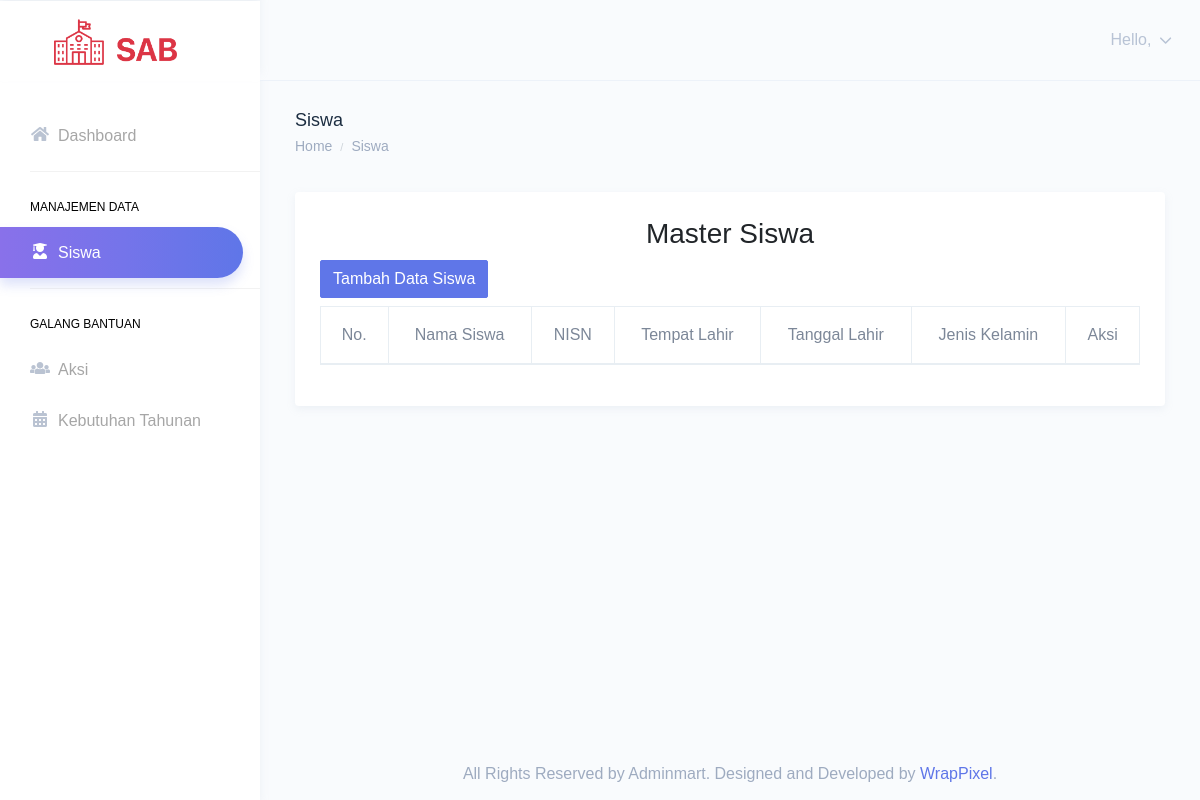
Before: /index.php/siswa with the older database file.
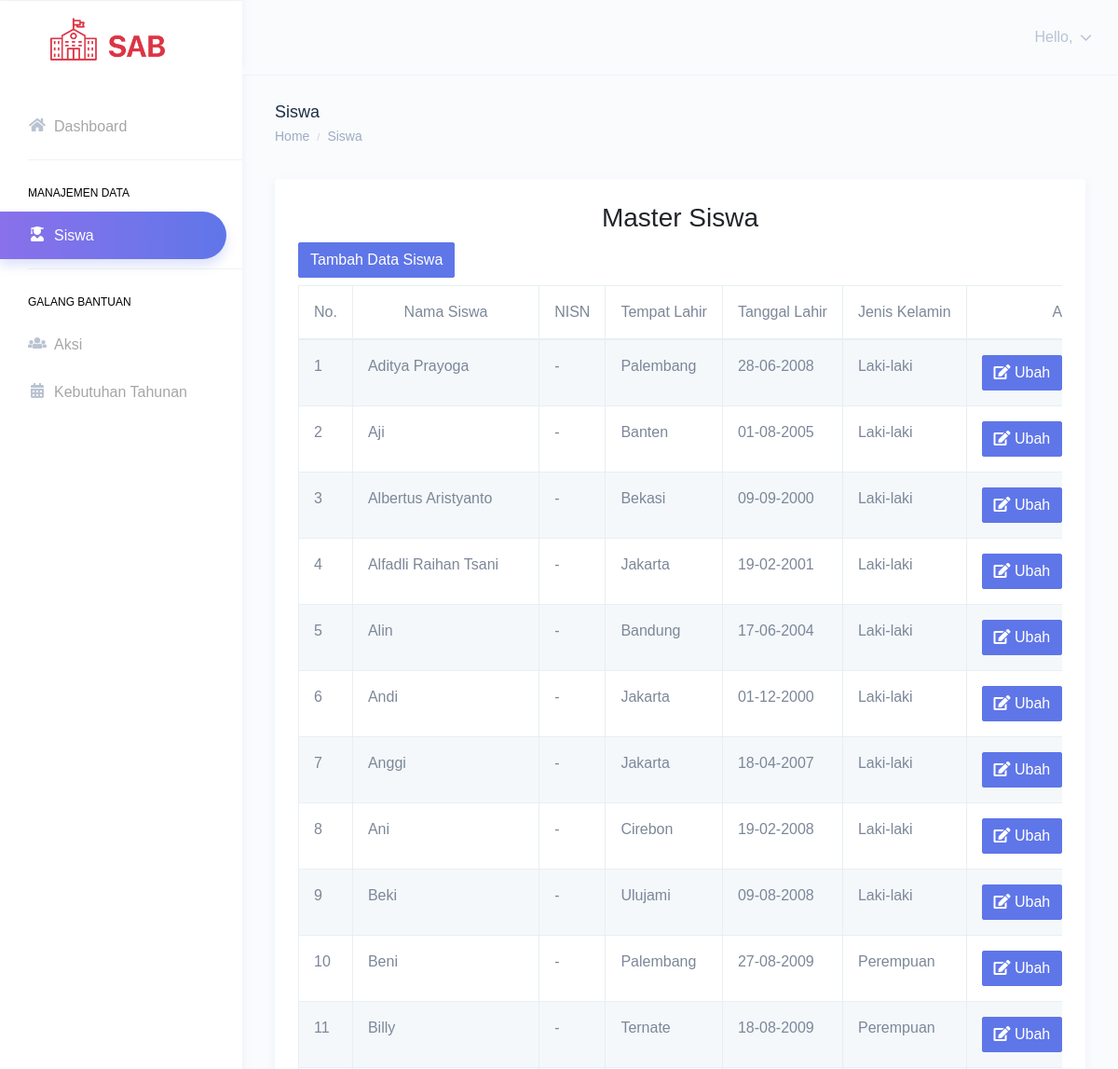
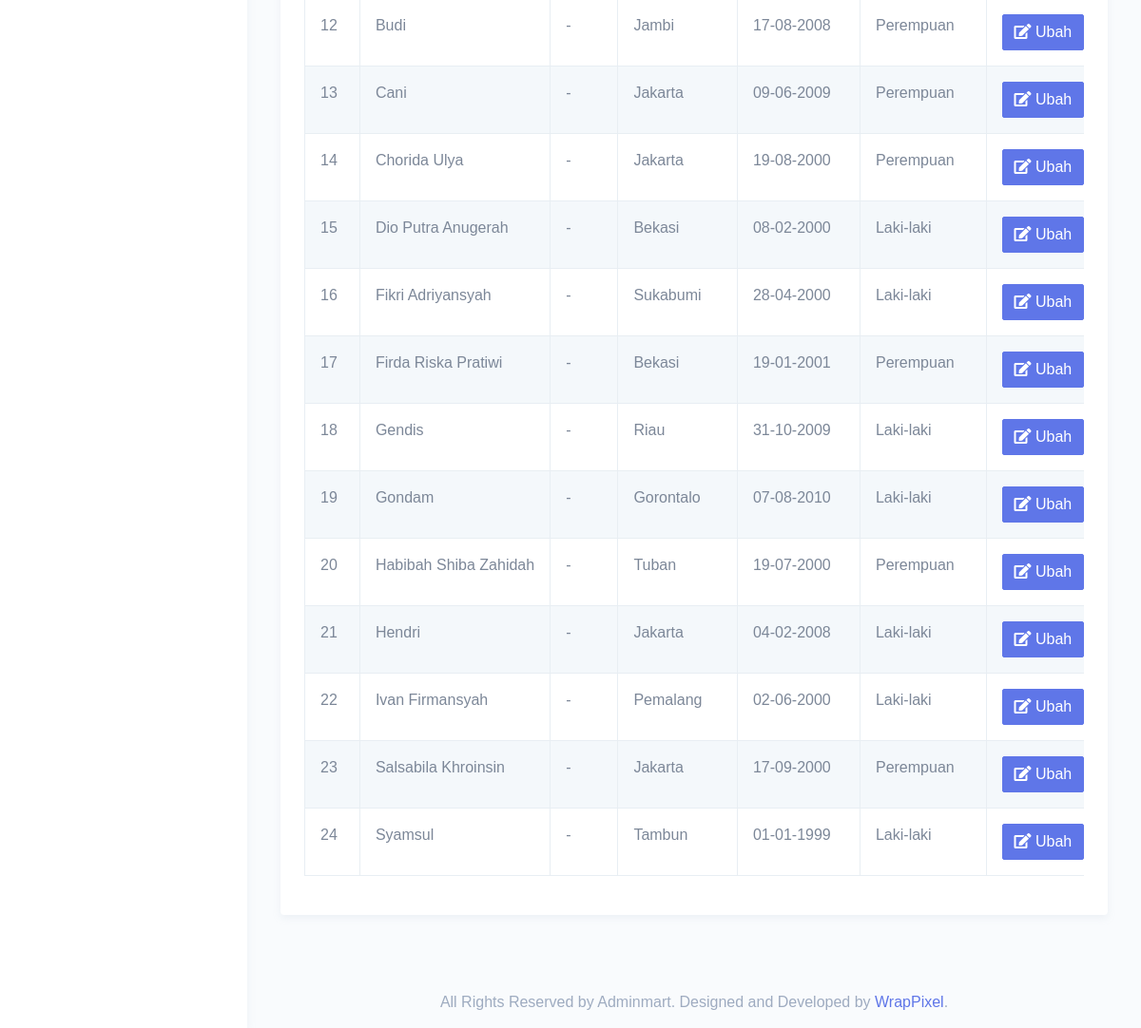
After: the same page with the newer database file (2 pictures, top to bottom).
### tables this page shows
CREATE TABLE `siswa` (
  `id_siswa` int(11) NOT NULL,
  `id_sekolah` int(11) NOT NULL,
  `nama_siswa` varchar(100) NOT NULL,
  `nisn` varchar(50) DEFAULT NULL,
  `tempat_lahir` varchar(100) NOT NULL,
  `tanggal_lahir` datetime NOT NULL DEFAULT current_timestamp(),
  `jenis_kelamin` enum('L','P') NOT NULL,
  `creaby` varchar(100) NOT NULL,
  `creadate` datetime NOT NULL DEFAULT current_timestamp(),
  `modiby` varchar(100) NOT NULL,
  `modidate` datetime NOT NULL DEFAULT current_timestamp(),
  `row_status` enum('A','D') NOT NULL
);

### application/controllers/Siswa.php (called while the page is built, shortened)
<?php
class Siswa extends CI_Controller
{
    public function __construct()
    {
        $this->load->model('siswa_model');
        $this->load->model('relawan_model');
        $this->load->model('sekolah_model');
        $this->load->library('form_validation');
    }
    private function getRelawanName()
    {
        $this->load->model('relawan_model');
        $user_id = $this->session->user_id;
        $relawan = $this->relawan_model->getRelawanByUserLoginId($user_id);
        return $relawan->nama_relawan;
    }
    public function index()
    {
        $header['title'] = 'Siswa';
        $header['name'] =  $this->getRelawanName();
        $header['active'] = true;
        $this->load->view('templates/relawan_header', $header);
        $data_siswa = $this->siswa_model->getSiswa();
        $data['siswa'] = $data_siswa;
        $this->load->view('siswa/index', $data);
        $this->load->view('templates/footer');
    }
}

### index.php (called while the page is built, shortened)
<?php
require_once BASEPATH.'core/CodeIgniter.php';

### application/models/siswa_model.php (called while the page is built, shortened)
<?php
class siswa_model extends CI_Model
{
    private $_table = "siswa";
    public function getSiswa()
    {
        $query = $this->db
            ->from($this->_table)
            ->where(['row_status' => 'A'])
            ->order_by('nama_siswa', 'asc')
            ->get();
        return $query->result();
    }
}

### application/views/siswa/index.php (the view, shortened to what this page needs)
<div class="page-breadcrumb">
    <div class="row">
        <div class="col-7 align-self-center">
            <h4 class="page-title text-truncate text-dark font-weight-medium mb-1">Siswa</h4>
            <div class="d-flex align-items-center">
                <nav aria-label="breadcrumb">
                    <ol class="breadcrumb m-0 p-0">
                        <li class="breadcrumb-item"><a href="index.html" class="text-muted">Home</a></li>
                        <li class="breadcrumb-item text-muted active" aria-current="page">Siswa</li>
                    </ol>
                </nav>
            </div>
        </div>
    </div>
</div>
<div class="container-fluid">
    <div class="row">
        <div class="col-12">
            <div class="card">
                <div class="card-body">
                    <h4 class="card-title text-center" style="font-size: 28px;">Master Siswa</h4>
                    <div class="table-responsive">
                        <a href="<?= site_url('siswa/tambah') ?>" class="btn btn-primary mb-2">Tambah Data Siswa</a>
                        <table id="master-data" class="table table-striped table-bordered no-wrap">
                            <thead>
                                <tr>
                                    <th class="text-center">No.</th>
                                    <th class="text-center">Nama Siswa</th>
                                    <th class="text-center">NISN</th>
                                    <th class="text-center">Tempat Lahir</th>
                                    <th class="text-center">Tanggal Lahir</th>
                                    <th class="text-center">Jenis Kelamin</th>
                                    <th class="text-center">Aksi</th>
                                </tr>
                            </thead>
                            <tbody>
                                <?php $i = 0; ?>
                                <?php foreach ($siswa as $s) { ?>
                                    <tr>
                                        <td>
                                            <?php
                                            $i++;
                                            echo $i;
                                            ?>
                                        </td>
                                        <td><?= $s->nama_siswa ?></td>
                                        <td><?= $s->nisn == '' ? '-' : $s->nisn ?></td>
                                        <td><?= $s->tempat_lahir ?></td>
                                        <td><?= date("d-m-Y", strtotime($s->tanggal_lahir)) ?></td>
                                        <td>
                                            <?php
                                            if ($s->jenis_kelamin == "L") {
                                                echo "Laki-laki";
                                            } else {
                                                echo "Perempuan";
                                            }
                                            ?>
                                        </td>
                                        <td align="center">
                                            <a href="<?= site_url('siswa/ubah/' .  $s->id_siswa) ?>" class="btn btn-primary"><i class="fa fa-edit"></i> Ubah</a>
                                        </td>
                                    </tr>
                                <?php } ?>
                            </tbody>
                        </table>
                    </div>
                </div>
            </div>
        </div>
    </div>
</div>

### application/views/templates/relawan_header.php (shortened to what this page needs)
<!DOCTYPE html>
<html dir="ltr" lang="en">
<head>
    <link href="<?php echo base_url('assets/extra-libs/c3/c3.min.css') ?>" rel="stylesheet">
    <link href="<?php echo base_url('assets/libs/chartist/dist/chartist.min.css') ?>" rel="stylesheet">
    <link href="<?php echo base_url('assets/extra-libs/jvector/jquery-jvectormap-2.0.2.css') ?>" rel="stylesheet" />
    <link href="<?php echo base_url('assets/extra-libs/font-awesome/css/all.min.css') ?>" rel="stylesheet" />
    <link href="<?= base_url('assets/extra-libs/datatables.net-bs4/css/dataTables.bootstrap4.css') ?>" rel="stylesheet">
    <link href="<?php echo base_url('assets/css/style.min.css') ?>" rel="stylesheet">
    <link href="<?php echo base_url('assets/css/custom.css') ?>" rel="stylesheet">
</head>
<body>
    <div id="main-wrapper" data-theme="light" data-layout="vertical" data-navbarbg="skin6" data-sidebartype="full" data-sidebar-position="fixed" data-header-position="fixed" data-boxed-layout="full">
        <header class="topbar" data-navbarbg="skin6">
            <nav class="navbar top-navbar navbar-expand-md">
                <div class="navbar-header" data-logobg="skin6">
                    <div class="navbar-brand">
                        <a href="<?= site_url('/') ?>">
							<span class="logo-text ml-4">
								<img src="<?php echo base_url('assets/images/logo-sab-red.png') ?>" alt="homepage" class="dark-logo sab-logo" />
							</span>
						</a>
                    </div>
                </div>
                <div class="navbar-collapse collapse" id="navbarSupportedContent">
                    <ul class="navbar-nav float-right">
                        <li class="nav-item dropdown">
                            <a class="nav-link dropdown-toggle" href="javascript:void(0)" data-toggle="dropdown" aria-haspopup="true" aria-expanded="false">
                                <span class="ml-2 d-none d-lg-inline-block"><span>Hello,</span> <span class="text-dark"><?= $name ?></span> <i data-feather="chevron-down" class="svg-icon"></i></span>
                            </a>
                        </li>
                    </ul>
                </div>
            </nav>
        </header>
        <aside class="left-sidebar" data-sidebarbg="skin6">
            <div class="scroll-sidebar" data-sidebarbg="skin6">
                <nav class="sidebar-nav">
                    <ul id="sidebarnav">
                        <li class="sidebar-item <?php echo (strtolower($this->uri->segment(1)) == 'dashboard' || strtolower($this->uri->segment(1)) == '' ? 'active selected' : '') ?>">
                            <a class="sidebar-link <?php echo (strtolower($this->uri->segment(1)) == 'dashboard' || strtolower($this->uri->segment(1)) == '' ? 'active' : '') ?>" href="<?php echo site_url("dashboard/relawan") ?>" aria-expanded="false">
                                <i class="fa fa-home"></i><span class="hide-menu">Dashboard</span>
                            </a>
                        </li>
                        <?php if ($active == true) { ?>
                            <li class="list-divider"></li>
                            <li class="nav-small-cap"><span class="hide-menu">Manajemen Data</span></li>
                            <li class="sidebar-item <?php echo (strtolower($this->uri->segment(1)) == 'siswa' || strtolower($this->uri->segment(1)) == '' ? 'active selected' : '') ?>">
                                <a class="sidebar-link <?php echo (strtolower($this->uri->segment(1)) == 'siswa' || strtolower($this->uri->segment(1)) == '' ? 'active' : '') ?>" href="<?php echo site_url('siswa') ?>" aria-expanded="false">
                                    <i class="fas fa-user-graduate"></i><span class="hide-menu">Siswa</span>
                                </a>
                            </li>
                            <li class="list-divider"></li>
                            <li class="nav-small-cap"><span class="hide-menu">Galang Bantuan</span></li>
                            <li class="sidebar-item <?php echo (strtolower($this->uri->segment(1)) == 'aksi' || strtolower($this->uri->segment(1)) == '' ? 'active selected' : '') ?>">
                                <a class="sidebar-link <?php echo (strtolower($this->uri->segment(1)) == 'aksi' || strtolower($this->uri->segment(1)) == '' ? 'active' : '') ?>" href="<?php echo site_url('aksi') ?>" aria-expanded="false">
                                    <i class="fa fa-users"></i><span class="hide-menu">Aksi</span>
                                </a>
                            </li>
                            <li class="sidebar-item <?php echo (strtolower($this->uri->segment(1)) == 'kebutuhan-tahunan' || strtolower($this->uri->segment(1)) == 'kebutuhan_tahunan' || strtolower($this->uri->segment(1)) == '' ? 'active selected' : '') ?>">
                                <a class="sidebar-link <?php echo (strtolower($this->uri->segment(1)) == 'kebutuhan-tahunan' || strtolower($this->uri->segment(1)) == 'kebutuhan_tahunan' || strtolower($this->uri->segment(1)) == '' ? 'active' : '') ?>" href="<?php echo site_url('kebutuhan-tahunan') ?>" aria-expanded="false">
                                    <i class="fa fa-calendar-alt"></i><span class="hide-menu">Kebutuhan Tahunan</span>
                                </a>
                            </li>
                        <?php } ?>
                    </ul>
                </nav>
            </div>
        </aside>
        <div class="page-wrapper">

### application/views/templates/footer.php (shortened to what this page needs)
<footer class="footer text-center text-muted">
    All Rights Reserved by Adminmart. Designed and Developed by <a href="https://wrappixel.com">WrapPixel</a>.
</footer>
</div>
</div>
</body>
</html>

### assets/css/custom.css (style rules this page uses)
.sab-logo { height: 50px; }

Changed rows visible on the page:
added siswa: nama_siswa "Aditya Prayoga", tempat_lahir "Palembang", tanggal_lahir "28-06-2008", jenis_kelamin "Laki-laki"
added siswa: nama_siswa "Aji", tempat_lahir "Banten", tanggal_lahir "01-08-2005", jenis_kelamin "Laki-laki"
added siswa: nama_siswa "Albertus Aristyanto", tempat_lahir "Bekasi", tanggal_lahir "09-09-2000", jenis_kelamin "Laki-laki"
added siswa: nama_siswa "Alfadli Raihan Tsani", tempat_lahir "Jakarta", tanggal_lahir "19-02-2001", jenis_kelamin "Laki-laki"
added siswa: nama_siswa "Alin", tempat_lahir "Bandung", tanggal_lahir "17-06-2004", jenis_kelamin "Laki-laki"
added siswa: nama_siswa "Andi", tempat_lahir "Jakarta", tanggal_lahir "01-12-2000", jenis_kelamin "Laki-laki"
added siswa: nama_siswa "Anggi", tempat_lahir "Jakarta", tanggal_lahir "18-04-2007", jenis_kelamin "Laki-laki"
added siswa: nama_siswa "Ani", tempat_lahir "Cirebon", tanggal_lahir "19-02-2008", jenis_kelamin "Laki-laki"
added siswa: nama_siswa "Beki", tempat_lahir "Ulujami", tanggal_lahir "09-08-2008", jenis_kelamin "Laki-laki"
added siswa: nama_siswa "Beni", tempat_lahir "Palembang", tanggal_lahir "27-08-2009", jenis_kelamin "Perempuan"
added siswa: nama_siswa "Billy", tempat_lahir "Ternate", tanggal_lahir "18-08-2009", jenis_kelamin "Perempuan"
added siswa: nama_siswa "Budi", tempat_lahir "Jambi", tanggal_lahir "17-08-2008", jenis_kelamin "Perempuan"
added siswa: nama_siswa "Cani", tempat_lahir "Jakarta", tanggal_lahir "09-06-2009", jenis_kelamin "Perempuan"
added siswa: nama_siswa "Chorida Ulya", tempat_lahir "Jakarta", tanggal_lahir "19-08-2000", jenis_kelamin "Perempuan"
added siswa: nama_siswa "Dio Putra Anugerah", tempat_lahir "Bekasi", tanggal_lahir "08-02-2000", jenis_kelamin "Laki-laki"
added siswa: nama_siswa "Fikri Adriyansyah", tempat_lahir "Sukabumi", tanggal_lahir "28-04-2000", jenis_kelamin "Laki-laki"
added siswa: nama_siswa "Firda Riska Pratiwi", tempat_lahir "Bekasi", tanggal_lahir "19-01-2001", jenis_kelamin "Perempuan"
added siswa: nama_siswa "Gendis", tempat_lahir "Riau", tanggal_lahir "31-10-2009", jenis_kelamin "Laki-laki"
added siswa: nama_siswa "Gondam", tempat_lahir "Gorontalo", tanggal_lahir "07-08-2010", jenis_kelamin "Laki-laki"
added siswa: nama_siswa "Habibah Shiba Zahidah", tempat_lahir "Tuban", tanggal_lahir "19-07-2000", jenis_kelamin "Perempuan"
added siswa: nama_siswa "Hendri", tempat_lahir "Jakarta", tanggal_lahir "04-02-2008", jenis_kelamin "Laki-laki"
added siswa: nama_siswa "Ivan Firmansyah", tempat_lahir "Pemalang", tanggal_lahir "02-06-2000", jenis_kelamin "Laki-laki"
added siswa: nama_siswa "Salsabila Khroinsin", tempat_lahir "Jakarta", tanggal_lahir "17-09-2000", jenis_kelamin "Perempuan"
added siswa: nama_siswa "Syamsul", tempat_lahir "Tambun", tanggal_lahir "01-01-1999", jenis_kelamin "Laki-laki"
